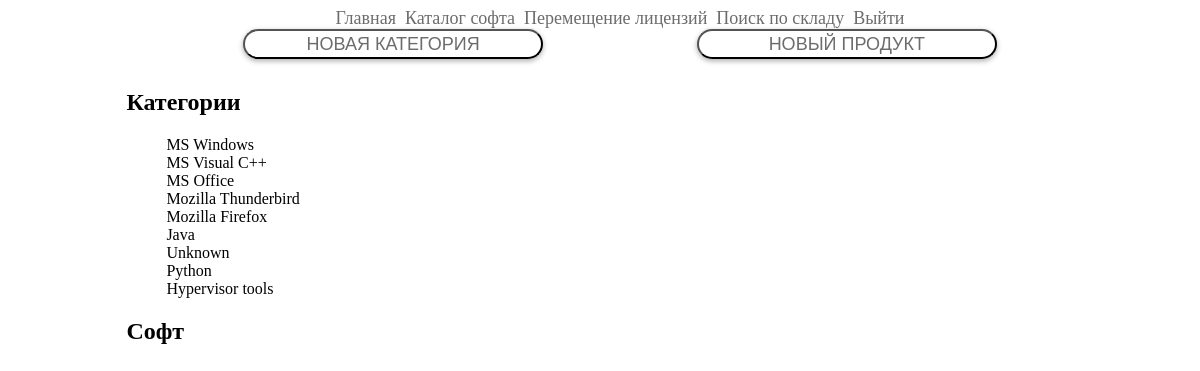
Page /catalog_soft (signed in) on the committed database.
### softwareapp/models.py (models this page shows, shortened)
class Category(models.Model):
    name = models.CharField(max_length=128)
    license_type = models.ForeignKey(
        LicenseType, verbose_name='Тип лицензии', on_delete=models.CASCADE, blank=True)
    class Meta:
        verbose_name = "Категория"
        verbose_name_plural = "Категории"

### softwareapp/views.py (the view)
# urls.py: path('catalog_soft', sofwareapp.catalog_soft, name='catalog_soft'),
@login_required
def catalog_soft(request):
    categories = Category.objects.all()
    content = {
        'categories': categories
    }
    return render(request, 'softwareapp/catalog_soft.html', content)

### templates/softwareapp/catalog_soft.html (shortened to what this page needs)
{% extends 'softwareapp/base.html' %}
{% load static %}
{% block inc_menu %}
    {% include 'softwareapp/includes/inc_menu_soft_catalog.html' %}
{% endblock %}
{% block content %}
<h2>Категории</h2>
<div class="product_catalog">
            <ul>
                {% for itm in categories %}
                <li>
                        {{ itm.name }}
                </li>
                {% endfor %}
            </ul>
        </div>
<h2>Софт</h2>
{% endblock %}

### softwareapp/static/softwareapp/css/style.css (style rules this page uses)
.product_catalog li { list-style-type: none; }

### rows in the picture
Category: name "MS Windows"
Category: name "MS Visual C++"
Category: name "MS Office"
Category: name "Mozilla Thunderbird"
Category: name "Mozilla Firefox"
Category: name "Java"
Category: name "Unknown"
Category: name "Python"
Category: name "Hypervisor tools"
